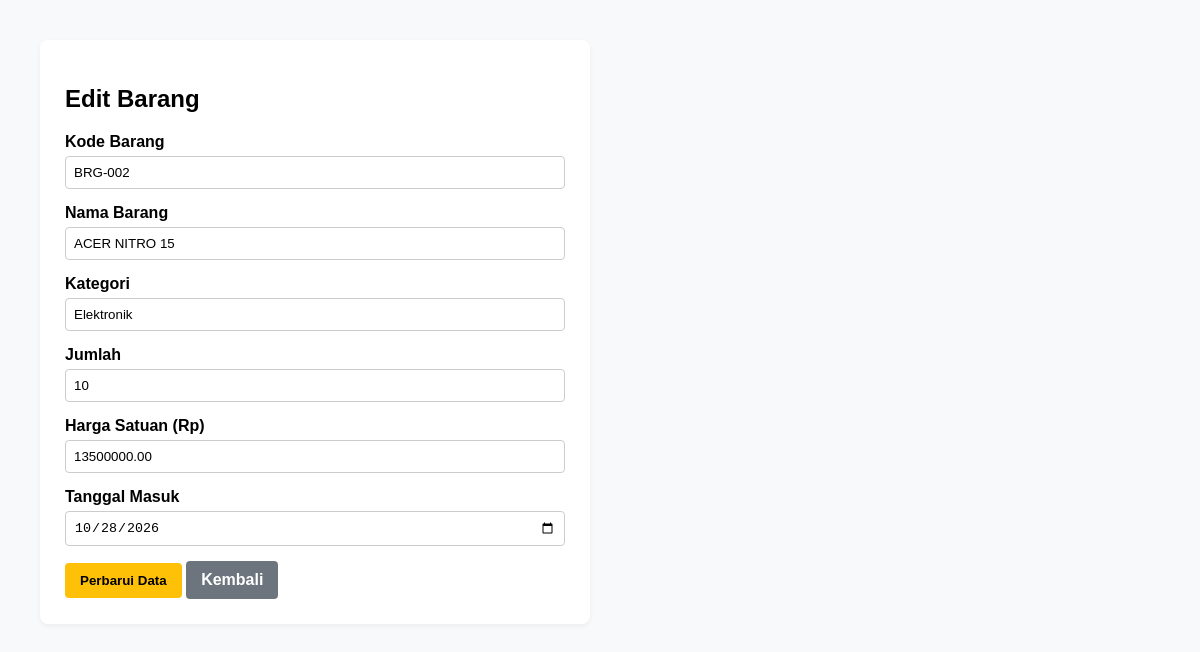
/edit.php?id=2 (signed in), run on the app's committed database.
### tables this page shows
CREATE TABLE `inventaris` (
  `id` int(11) NOT NULL,
  `kode_barang` varchar(20) NOT NULL,
  `nama_barang` varchar(100) NOT NULL,
  `kategori` varchar(50) NOT NULL,
  `jumlah` int(11) NOT NULL,
  `harga_satuan` decimal(12,2) NOT NULL,
  `tanggal_masuk` date NOT NULL
);

### bahasa.php (called while the page is built, shortened)
<?php
$translations = [
    'id' => [
        'title' => 'Sistem Inventaris Gudang',
        'welcome' => 'Selamat datang',
        'logout' => 'Keluar',
        'add_item' => 'Tambah Barang Baru',
        'code' => 'Kode Barang',
        'name' => 'Nama Barang',
        'category' => 'Kategori',
        'qty' => 'Jumlah',
        'price' => 'Harga Satuan (Rp)',
        'date' => 'Tanggal Masuk',
        'action' => 'Aksi',
        'save' => 'Simpan Data',
        'update' => 'Perbarui Data',
        'back' => 'Kembali',
        'delete_confirm' => 'Yakin ingin menghapus data ini?',
        'success_add' => 'Barang berhasil ditambahkan!',
        'success_update' => 'Barang berhasil diperbarui!',
        'success_delete' => 'Barang berhasil dihapus!',
        'error_empty' => 'Semua kolom wajib diisi dengan benar!',
        'login_title' => 'Login Administrator',
        'username' => 'Username',
        'password' => 'Password',
        'login_btn' => 'Masuk',
        'login_err' => 'Username atau Password salah!'
    ],
    'en' => [
        'title' => 'Warehouse Inventory System',
        'welcome' => 'Welcome',
        'logout' => 'Logout',
        'add_item' => 'Add New Item',
        'code' => 'Item Code',
        'name' => 'Item Name',
        'category' => 'Category',
        'qty' => 'Quantity',
        'price' => 'Unit Price ($)',
        'date' => 'Entry Date',
        'action' => 'Actions',
        'save' => 'Save Data',
        'update' => 'Update Data',
        'back' => 'Back',
        'delete_confirm' => 'Are you sure you want to delete this item?',
        'success_add' => 'Item successfully added!',
        'success_update' => 'Item successfully updated!',
        'success_delete' => 'Item successfully deleted!',
        'error_empty' => 'All fields must be filled correctly!',
        'login_title' => 'Administrator Login',
        'username' => 'Username',
        'password' => 'Password',
        'login_btn' => 'Login',
        'login_err' => 'Invalid Username or Password!'
    ]
];
function lang($phrase) {
    global $translations;
    $lang = $_SESSION['lang'];
    return $translations[$lang][$phrase] ?? $phrase;
}
?>

### edit.php (the view, shortened to what this page needs)
<?php
require_once 'koneksi.php';
require_once 'bahasa.php';
$id = intval($_GET['id'] ?? 0);
$result = mysqli_query($conn, "SELECT * FROM inventaris WHERE id = $id");
$data = mysqli_fetch_assoc($result);
?>
<!DOCTYPE html>
<html lang="<?= $_SESSION['lang'] ?>">
<head>
</head>
<body>
<div class="form-container">
    <h2>Edit Barang</h2>
    <form action="" method="POST">
        <div class="form-group">
            <label><?= lang('code') ?></label>
            <input type="text" name="kode_barang" value="<?= htmlspecialchars($data['kode_barang']) ?>" required>
        </div>
        <div class="form-group">
            <label><?= lang('name') ?></label>
            <input type="text" name="nama_barang" value="<?= htmlspecialchars($data['nama_barang']) ?>" required>
        </div>
        <div class="form-group">
            <label><?= lang('category') ?></label>
            <input type="text" name="kategori" value="<?= htmlspecialchars($data['kategori']) ?>" required>
        </div>
        <div class="form-group">
            <label><?= lang('qty') ?></label>
            <input type="number" name="jumlah" value="<?= $data['jumlah'] ?>" required>
        </div>
        <div class="form-group">
            <label><?= lang('price') ?></label>
            <input type="number" step="0.01" name="harga_satuan" value="<?= $data['harga_satuan'] ?>" required>
        </div>
        <div class="form-group">
            <label><?= lang('date') ?></label>
            <input type="date" name="tanggal_masuk" value="<?= $data['tanggal_masuk'] ?>" required>
        </div>
        <button type="submit" class="btn"><?= lang('update') ?></button>
        <a href="index.php" class="btn btn-secondary"><?= lang('back') ?></a>
    </form>
</div>
</body>
</html>

### edit.php (style rules this page uses)
body { font-family: Arial, sans-serif; margin: 40px; background: #f8f9fa; }
.form-container { background: white; padding: 25px; border-radius: 8px; max-width: 500px; box-shadow: 0 2px 5px rgba(0,0,0,0.05); }
.form-group { margin-bottom: 15px; }
.form-group label { display: block; margin-bottom: 5px; font-weight: bold; }
.form-group input { width: 100%; padding: 8px; box-sizing: border-box; border: 1px solid #ccc; border-radius: 4px; }
.btn { background: #ffc107; color: black; padding: 10px 15px; border: none; border-radius: 4px; cursor: pointer; font-weight: bold; }
.btn-secondary { background: #6c757d; text-decoration: none; padding: 10px 15px; color: white; border-radius: 4px; display: inline-block; }

### data on the page
inventaris: kode_barang "BRG-002", nama_barang "ACER NITRO 15", kategori "Elektronik", jumlah "10", harga_satuan "13500000.00", tanggal_masuk "10/28/2026"

### other printed values
lang('code') "Kode Barang"
lang('name') "Nama Barang"
lang('category') "Kategori"
lang('qty') "Jumlah"
lang('price') "Harga Satuan (Rp)"
lang('date') "Tanggal Masuk"
lang('update') "Perbarui Data"
lang('back') "Kembali"
